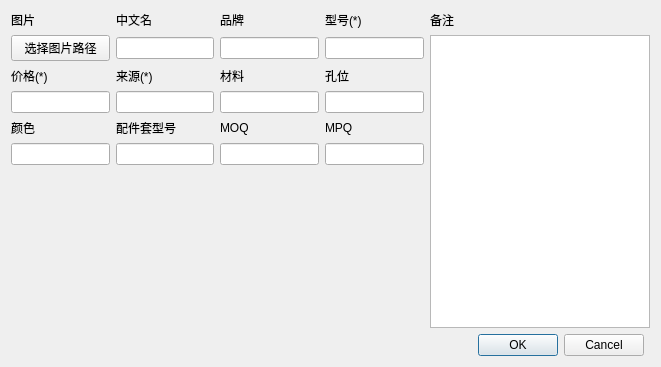
<?xml version="1.0" encoding="UTF-8"?>
<ui version="4.0">
 <class>addProductDialog</class>
 <widget class="QDialog" name="addProductDialog">
  <property name="geometry">
   <rect>
    <x>0</x>
    <y>0</y>
    <width>661</width>
    <height>367</height>
   </rect>
  </property>
  <property name="windowTitle">
   <string>Dialog</string>
  </property>
  <layout class="QGridLayout" name="gridLayout_3">
   <item row="0" column="0" rowspan="2" colspan="2">
    <layout class="QGridLayout" name="gridLayout_2">
     <item row="0" column="1">
      <layout class="QVBoxLayout" name="verticalLayout_2">
       <item>
        <widget class="QLabel" name="label_12">
         <property name="text">
          <string>备注</string>
         </property>
        </widget>
       </item>
       <item>
        <widget class="QTextEdit" name="textEdit_remark">
         <property name="sizePolicy">
          <sizepolicy hsizetype="Expanding" vsizetype="Expanding">
           <horstretch>0</horstretch>
           <verstretch>0</verstretch>
          </sizepolicy>
         </property>
        </widget>
       </item>
      </layout>
     </item>
     <item row="0" column="0">
      <layout class="QGridLayout" name="gridLayout">
       <item row="3" column="1">
        <widget class="QLabel" name="label_10">
         <property name="sizePolicy">
          <sizepolicy hsizetype="Preferred" vsizetype="Fixed">
           <horstretch>0</horstretch>
           <verstretch>0</verstretch>
          </sizepolicy>
         </property>
         <property name="text">
          <string>来源(*)</string>
         </property>
        </widget>
       </item>
       <item row="2" column="3">
        <widget class="QLineEdit" name="lineEdit_type">
         <property name="sizePolicy">
          <sizepolicy hsizetype="Preferred" vsizetype="Fixed">
           <horstretch>0</horstretch>
           <verstretch>0</verstretch>
          </sizepolicy>
         </property>
        </widget>
       </item>
       <item row="3" column="0">
        <widget class="QLabel" name="label_8">
         <property name="sizePolicy">
          <sizepolicy hsizetype="Preferred" vsizetype="Fixed">
           <horstretch>0</horstretch>
           <verstretch>0</verstretch>
          </sizepolicy>
         </property>
         <property name="text">
          <string>价格(*)</string>
         </property>
        </widget>
       </item>
       <item row="2" column="1">
        <widget class="QLineEdit" name="lineEdit_name">
         <property name="sizePolicy">
          <sizepolicy hsizetype="Preferred" vsizetype="Fixed">
           <horstretch>0</horstretch>
           <verstretch>0</verstretch>
          </sizepolicy>
         </property>
        </widget>
       </item>
       <item row="1" column="0">
        <widget class="QLabel" name="label_9">
         <property name="sizePolicy">
          <sizepolicy hsizetype="Preferred" vsizetype="Preferred">
           <horstretch>0</horstretch>
           <verstretch>0</verstretch>
          </sizepolicy>
         </property>
         <property name="text">
          <string>图片</string>
         </property>
        </widget>
       </item>
       <item row="2" column="0">
        <widget class="QPushButton" name="pB_imgPath">
         <property name="text">
          <string>选择图片路径</string>
         </property>
        </widget>
       </item>
       <item row="4" column="2">
        <widget class="QLineEdit" name="lineEdit_metetial"/>
       </item>
       <item row="1" column="2">
        <widget class="QLabel" name="label_5">
         <property name="sizePolicy">
          <sizepolicy hsizetype="Preferred" vsizetype="Fixed">
           <horstretch>0</horstretch>
           <verstretch>0</verstretch>
          </sizepolicy>
         </property>
         <property name="text">
          <string>品牌</string>
         </property>
        </widget>
       </item>
       <item row="1" column="3">
        <widget class="QLabel" name="label">
         <property name="sizePolicy">
          <sizepolicy hsizetype="Preferred" vsizetype="Fixed">
           <horstretch>0</horstretch>
           <verstretch>0</verstretch>
          </sizepolicy>
         </property>
         <property name="text">
          <string>型号(*)</string>
         </property>
        </widget>
       </item>
       <item row="3" column="3">
        <widget class="QLabel" name="label_6">
         <property name="sizePolicy">
          <sizepolicy hsizetype="Preferred" vsizetype="Fixed">
           <horstretch>0</horstretch>
           <verstretch>0</verstretch>
          </sizepolicy>
         </property>
         <property name="text">
          <string>孔位</string>
         </property>
        </widget>
       </item>
       <item row="4" column="0">
        <widget class="QLineEdit" name="lineEdit_price"/>
       </item>
       <item row="2" column="2">
        <widget class="QLineEdit" name="lineEdit_brand"/>
       </item>
       <item row="4" column="1">
        <widget class="QLineEdit" name="lineEdit_source"/>
       </item>
       <item row="7" column="0">
        <widget class="QLineEdit" name="lineEdit_color">
         <property name="sizePolicy">
          <sizepolicy hsizetype="Preferred" vsizetype="Fixed">
           <horstretch>0</horstretch>
           <verstretch>0</verstretch>
          </sizepolicy>
         </property>
        </widget>
       </item>
       <item row="3" column="2">
        <widget class="QLabel" name="label_11">
         <property name="text">
          <string>材料</string>
         </property>
        </widget>
       </item>
       <item row="4" column="3">
        <widget class="QLineEdit" name="lineEdit_hole">
         <property name="sizePolicy">
          <sizepolicy hsizetype="Preferred" vsizetype="Fixed">
           <horstretch>0</horstretch>
           <verstretch>0</verstretch>
          </sizepolicy>
         </property>
        </widget>
       </item>
       <item row="1" column="1">
        <widget class="QLabel" name="label_2">
         <property name="sizePolicy">
          <sizepolicy hsizetype="Preferred" vsizetype="Fixed">
           <horstretch>0</horstretch>
           <verstretch>0</verstretch>
          </sizepolicy>
         </property>
         <property name="text">
          <string>中文名</string>
         </property>
        </widget>
       </item>
       <item row="6" column="0">
        <widget class="QLabel" name="label_3">
         <property name="sizePolicy">
          <sizepolicy hsizetype="Preferred" vsizetype="Fixed">
           <horstretch>0</horstretch>
           <verstretch>0</verstretch>
          </sizepolicy>
         </property>
         <property name="text">
          <string>颜色</string>
         </property>
        </widget>
       </item>
       <item row="8" column="0">
        <widget class="QLabel" name="label_showimg">
         <property name="text">
          <string/>
         </property>
        </widget>
       </item>
       <item row="6" column="1">
        <widget class="QLabel" name="label_13">
         <property name="text">
          <string>配件套型号</string>
         </property>
        </widget>
       </item>
       <item row="7" column="1">
        <widget class="QLineEdit" name="lineEdit_fitting"/>
       </item>
       <item row="6" column="2">
        <widget class="QLabel" name="label_4">
         <property name="text">
          <string>MOQ</string>
         </property>
        </widget>
       </item>
       <item row="6" column="3">
        <widget class="QLabel" name="label_7">
         <property name="text">
          <string>MPQ</string>
         </property>
        </widget>
       </item>
       <item row="7" column="2">
        <widget class="QLineEdit" name="lineEdit_MOQ"/>
       </item>
       <item row="7" column="3">
        <widget class="QLineEdit" name="lineEdit_MPQ"/>
       </item>
      </layout>
     </item>
    </layout>
   </item>
   <item row="2" column="0">
    <widget class="QDialogButtonBox" name="buttonBox">
     <property name="orientation">
      <enum>Qt::Horizontal</enum>
     </property>
     <property name="standardButtons">
      <set>QDialogButtonBox::Cancel|QDialogButtonBox::Ok</set>
     </property>
    </widget>
   </item>
  </layout>
 </widget>
 <resources/>
 <connections>
  <connection>
   <sender>buttonBox</sender>
   <signal>accepted()</signal>
   <receiver>addProductDialog</receiver>
   <slot>accept()</slot>
   <hints>
    <hint type="sourcelabel">
     <x>248</x>
     <y>254</y>
    </hint>
    <hint type="destinationlabel">
     <x>157</x>
     <y>274</y>
    </hint>
   </hints>
  </connection>
  <connection>
   <sender>buttonBox</sender>
   <signal>rejected()</signal>
   <receiver>addProductDialog</receiver>
   <slot>reject()</slot>
   <hints>
    <hint type="sourcelabel">
     <x>316</x>
     <y>260</y>
    </hint>
    <hint type="destinationlabel">
     <x>286</x>
     <y>274</y>
    </hint>
   </hints>
  </connection>
 </connections>
</ui>
